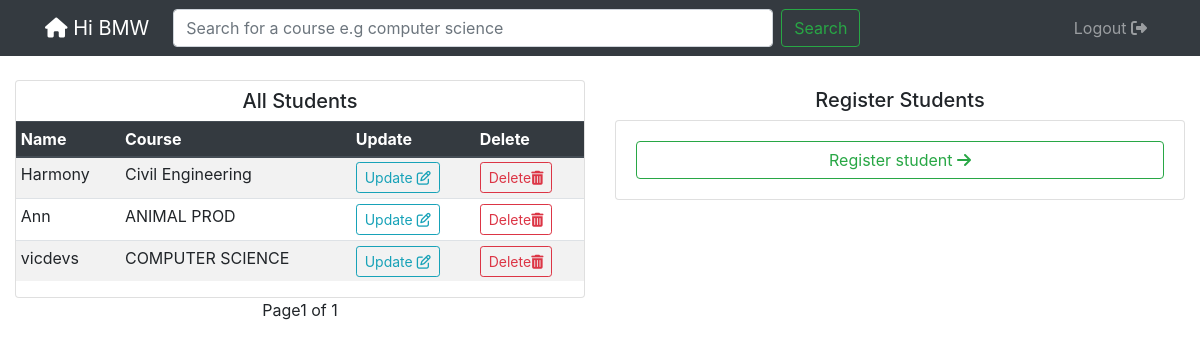
The page /schools/14/ (signed in) on the database its author committed.
### openings/models.py (models this page shows, shortened)
class User(AbstractUser):
    is_student = models.BooleanField(default=False)
    is_company = models.BooleanField(default=False)
    is_school = models.BooleanField(default=False)
    first_name = models.CharField(max_length=100)
    last_name = models.CharField(max_length=100)
    official_name = models.CharField(max_length=100, null=True, default="school")
    email = models.CharField(max_length=100, null=True)

class Student(models.Model):
    user = models.OneToOneField(User, on_delete=models.CASCADE)
    school = models.ForeignKey(School, on_delete=models.CASCADE, null=True)
    course = models.CharField(max_length=100, null=True )
    transcript = models.FileField(upload_to=file_path,null=True)

### openings/views.py (the view)
# urls.py: path('schools/<str:id>/',  school, name="school"),
@login_required
def school(request, id):
    school = School.objects.get(id=id)
    student_list = Student.objects.filter(school=school).order_by('-id')
    page = request.GET.get('page', 1)
    paginator = Paginator(student_list, 15)
    try:
        students = paginator.page(page)
    except PageNotAnInteger:
        students = paginator.page(1)
    except EmptyPage:
        students = paginator.page(paginator.num_pages)
    form = StudentSignUpForm()
    if request.method == "POST":
        form = StudentSignUpForm(request.POST)
        if form.is_valid():
            avail = form.save(commit=False)
            avail.school = request.user.school
            avail.save()
    context = {
        'school':school,
        'students':students,
        'form':form
    }
    return render(request, 'school.html', context)

### openings/forms.py (shortened to what this page needs)
class StudentSignUpForm(UserCreationForm):
    first_name = forms.CharField(required=True)
    last_name = forms.CharField(required=True)
    email = forms.EmailField(required=True)
    school = forms.ModelChoiceField(queryset=School.objects.all(), empty_label="Please choose a School")
    course = forms.CharField(required=True)
    transcript = forms.FileField(required=True)
    class Meta(UserCreationForm.Meta):
        model = User

### templates/school.html (shortened to what this page needs)
{% extends 'base.html' %}
{% load crispy_forms_tags %}
{% block content %}
<header class="site-header">
  <nav class="navbar navbar-expand-md navbar-dark bg-dark ">
    <div class="container">
      <a class="navbar-brand mr-4" href=""><i class="fas fa-home"></i> Hi {{user.username}}</a>
      <div class="collapse navbar-collapse" id="navbarToggle">
        <div class="navbar-nav justify-content-center">
          <form class="form-inline my-2 my-lg-0" action="{% url 'searchcourses' %}">
            <input class="form-control mr-sm-2"  name="q" type="text" placeholder="Search for a course e.g computer science" aria-label="Search" class="input">
            <button type="submit" class="btn btn-outline-success my-2 my-sm-0">Search</button>
          </form>
        </div>
        <div class="navbar-nav ml-auto">
            <a class="nav-item nav-link" href="{% url 'logout' %}">Logout <i class="fas fa-sign-out-alt"></i> </a>
        </div>
      </div>
    </div>
  </nav>
</header>
  <div class="container-fluid mt-4 mb-4">
      <div class="row">
          <div class="col-md-6">
            <div class="table-responsive card">
                <h5 class="text-center mt-2 mb-2">All Students</h5>
                <table class="table table-sm table-striped table-hover">
                  <thead class=" thead-dark">
                    <tr>
                      <th scope="col">Name</th>
                      <th scope="col">Course</th>
                      <th scope="col">Update</th>
                      <th scope="col">Delete</th>
                    </tr>
                  </thead>
                  <tbody>
                    {% for student in students %}
                      <tr>
                          <td>{{student.user.username}}</td>
                          <td>{{student.course}}</td>
                          <td><a class="btn btn-outline-info btn-sm" href="{% url 'update_student' student.id %}">Update <i class="far fa-edit"> </i></a></td>
                          <td><a class="btn btn-outline-danger btn-sm" href="{% url 'delete' student.pk %}">Delete<i class="fas fa-trash-alt"></i></a></td>
                          </tr>
                    {% endfor %}
                  </tbody>
                  </table>
                </div>
                    <div class="pagination align-items-center justify-content-center">
                      <span class="step-links">
                          <span class="current">
                               Page{{ students.number }} of {{ students.paginator.num_pages }}
                          </span>
                      </span>
                  </div>
          </div>
          <div class="col-md-6">
            <h5 class="text-center mt-2 mb-2">Register Students</h5>
            <div class="card">
              <div class="card-body">
                <a href="{% url 'student_register' %}" class="btn btn-block btn-outline-success">Register student <i class="fa fa-solid fa-arrow-right"></i></a>
              </div>
            </div>
          </div>
      </div>
  </div>
{% endblock %}

### templates/base.html (style rules this page uses)
.form-inline .form-control { width:600px; }

### rows shown on the page
User: username "BMW"
Student: user.username "Harmony", course "Civil Engineering"
Student: user.username "Ann", course "ANIMAL PROD"
Student: user.username "vicdevs", course "COMPUTER SCIENCE"

### other values the page prints
{{ students.number }} "1"
{{ students.paginator.num_pages }} "1"
